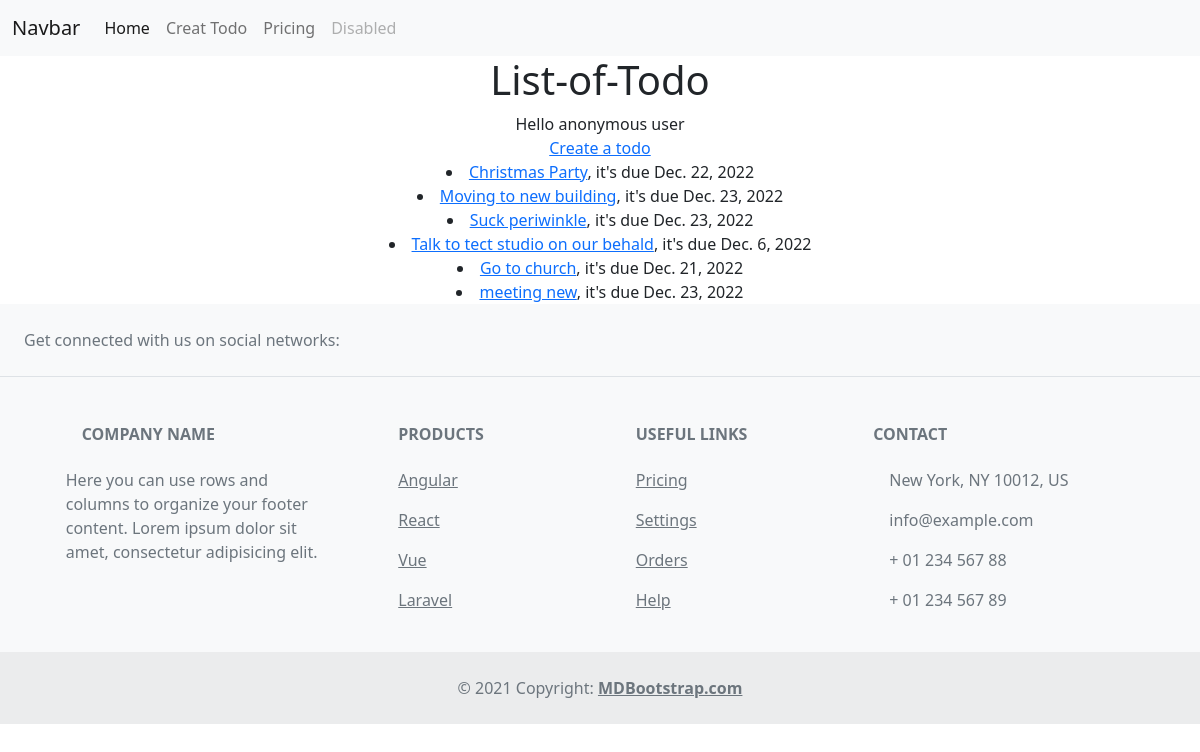
The page / on the database its author committed.
### todoapp/models.py (models this page shows)
class Todo(models.Model):
    taskname = models.CharField(max_length=100)
    due_date = models.DateField()
    def __str__(self) :
        return self.taskname

### todoapp/views.py (the view)
# urls.py: path('' , todo_list ),
def todo_list(request):
    todos = Todo.objects.all()
    print(todos)
    context = {
        "todo_list" : todos
    }
    return render(request, 'todoapp/todo_list.html', context)

### todoapp/templates/todoapp/todo_list.html
{% extends 'todo_list2.html' %}
{% block content %}
<center>
    <h1>List-of-Todo</h1>
    {% if request.user.is_authenticated %}
        Hello {{request.user.username}}
    {% else %}
        Hello anonymous user
    {% endif %} <br>
    <a href="/create">Create a todo</a>
    {% for todo in todo_list %}
            <li><a href="/{{todo.id}}">{{ todo.taskname }}</a>, it's due {{todo.due_date}}</li>
        {% endfor %}
</center>
{% endblock %}

### templates/todo_list2.html (shortened to what this page needs)
<!DOCTYPE html>
<html lang="en">
<head>
    <link href="https://cdn.jsdelivr.net/npm/bootstrap@5.2.3/dist/css/bootstrap.min.css" rel="stylesheet">
</head>
<body>
    <nav class="navbar navbar-expand-lg bg-light">
        <div class="container-fluid">
          <a class="navbar-brand" href="#">Navbar</a>
          <div class="collapse navbar-collapse" id="navbarNav">
            <ul class="navbar-nav">
              <li class="nav-item">
                <a class="nav-link active" aria-current="page" href="/">Home</a>
              </li>
              <li class="nav-item">
                <a class="nav-link" href="/create">Creat Todo</a>
              </li>
              <li class="nav-item">
                <a class="nav-link" href="#">Pricing</a>
              </li>
              <li class="nav-item">
                <a class="nav-link disabled">Disabled</a>
              </li>
            </ul>
          </div>
        </div>
      </nav>
    {% block content %}{% endblock %}
    <footer class="text-center text-lg-start bg-light text-muted">
    <section class="d-flex justify-content-center justify-content-lg-between p-4 border-bottom">
      <div class="me-5 d-none d-lg-block">
        <span>Get connected with us on social networks:</span>
      </div>
      <div>
      </div>
    </section>
    <section class="">
      <div class="container text-center text-md-start mt-5">
        <div class="row mt-3">
          <div class="col-md-3 col-lg-4 col-xl-3 mx-auto mb-4">
            <h6 class="text-uppercase fw-bold mb-4">
              Company name
            </h6>
            <p>
              Here you can use rows and columns to organize your footer content. Lorem ipsum
              dolor sit amet, consectetur adipisicing elit.
            </p>
          </div>
          <div class="col-md-2 col-lg-2 col-xl-2 mx-auto mb-4">
            <h6 class="text-uppercase fw-bold mb-4">
              Products
            </h6>
            <p>
              <a href="#!" class="text-reset">Angular</a>
            </p>
            <p>
              <a href="#!" class="text-reset">React</a>
            </p>
            <p>
              <a href="#!" class="text-reset">Vue</a>
            </p>
            <p>
              <a href="#!" class="text-reset">Laravel</a>
            </p>
          </div>
          <div class="col-md-3 col-lg-2 col-xl-2 mx-auto mb-4">
            <h6 class="text-uppercase fw-bold mb-4">
              Useful links
            </h6>
            <p>
              <a href="#!" class="text-reset">Pricing</a>
            </p>
            <p>
              <a href="#!" class="text-reset">Settings</a>
            </p>
            <p>
              <a href="#!" class="text-reset">Orders</a>
            </p>
            <p>
              <a href="#!" class="text-reset">Help</a>
            </p>
          </div>
          <div class="col-md-4 col-lg-3 col-xl-3 mx-auto mb-md-0 mb-4">
            <h6 class="text-uppercase fw-bold mb-4">Contact</h6>
            <p> New York, NY 10012, US</p>
            <p>
              info@example.com
            </p>
            <p> + 01 234 567 88</p>
            <p> + 01 234 567 89</p>
          </div>
        </div>
      </div>
    </section>
    <div class="text-center p-4" style="background-color: rgba(0, 0, 0, 0.05);">
      © 2021 Copyright:
      <a class="text-reset fw-bold" href="https://mdbootstrap.com/">MDBootstrap.com</a>
    </div>
  </footer>
</body>
</html>

### rows shown on the page
Todo: taskname "Christmas Party", due_date "Dec. 22, 2022"
Todo: taskname "Moving to new building", due_date "Dec. 23, 2022"
Todo: taskname "Suck periwinkle", due_date "Dec. 23, 2022"
Todo: taskname "Talk to tect studio on our behald", due_date "Dec. 6, 2022"
Todo: taskname "Go to church", due_date "Dec. 21, 2022"
Todo: taskname "meeting new", due_date "Dec. 23, 2022"
